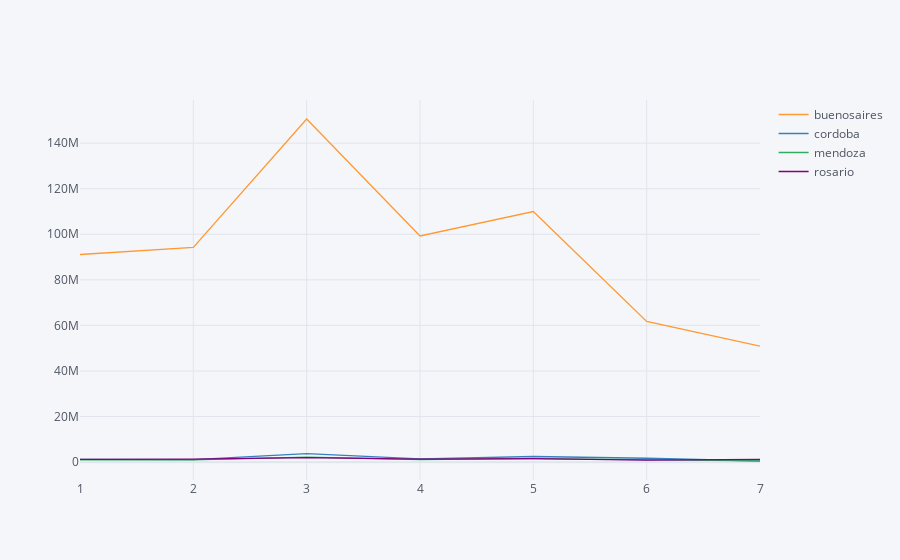

The notebook cell saved with this chart:
### Code cell
ar.query(f'day in ({list(range(i, i+7))})')\
    .pivot_table(columns='region_slug', index='dow', values='observed').iplot()

### Figure 1 — Plotly figure (JSON) as saved in the notebook; plotly's stock layout.template omitted (floating-point values rounded to 4 significant figures)
{"data": [{"line": {"color": "rgba(255, 153, 51, 1.0)", "dash": "solid", "shape": "linear", "width": 1.3}, "mode": "lines", "name": "buenosaires", "text": "", "type": "scatter", "x": [1, 2, 3, 4, 5, 6, 7], "y": [91118369, 94244983, 150593020, 99253815, 109978188, 61730571, 50928638]}, {"line": {"color": "rgba(55, 128, 191, 1.0)", "dash": "solid", "shape": "linear", "width": 1.3}, "mode": "lines", "name": "cordoba", "text": "", "type": "scatter", "x": [1, 2, 3, 4, 5, 6, 7], "y": [1257943, 1108259, 3699544, 1410464, 2487217, 1699764, 501755]}, {"line": {"color": "rgba(50, 171, 96, 1.0)", "dash": "solid", "shape": "linear", "width": 1.3}, "mode": "lines", "name": "mendoza", "text": "", "type": "scatter", "x": [1, 2, 3, 4, 5, 6, 7], "y": [1060612, 1012479, 2195721, 1170187, 1577645, 1131085, 574845]}, {"line": {"color": "rgba(128, 0, 128, 1.0)", "dash": "solid", "shape": "linear", "width": 1.3}, "mode": "lines", "name": "rosario", "text": "", "type": "scatter", "x": [1, 2, 3, 4, 5, 6, 7], "y": [1181420, 1286381, 1962531, 1299811, 1585348, 850813, 1231353]}], "layout": {"legend": {"bgcolor": "#F5F6F9", "font": {"color": "#4D5663"}}, "paper_bgcolor": "#F5F6F9", "plot_bgcolor": "#F5F6F9", "title": {"font": {"color": "#4D5663"}}, "xaxis": {"gridcolor": "#E1E5ED", "showgrid": true, "tickfont": {"color": "#4D5663"}, "title": {"font": {"color": "#4D5663"}, "text": ""}, "zerolinecolor": "#E1E5ED"}, "yaxis": {"gridcolor": "#E1E5ED", "showgrid": true, "tickfont": {"color": "#4D5663"}, "title": {"font": {"color": "#4D5663"}, "text": ""}, "zerolinecolor": "#E1E5ED"}}}
